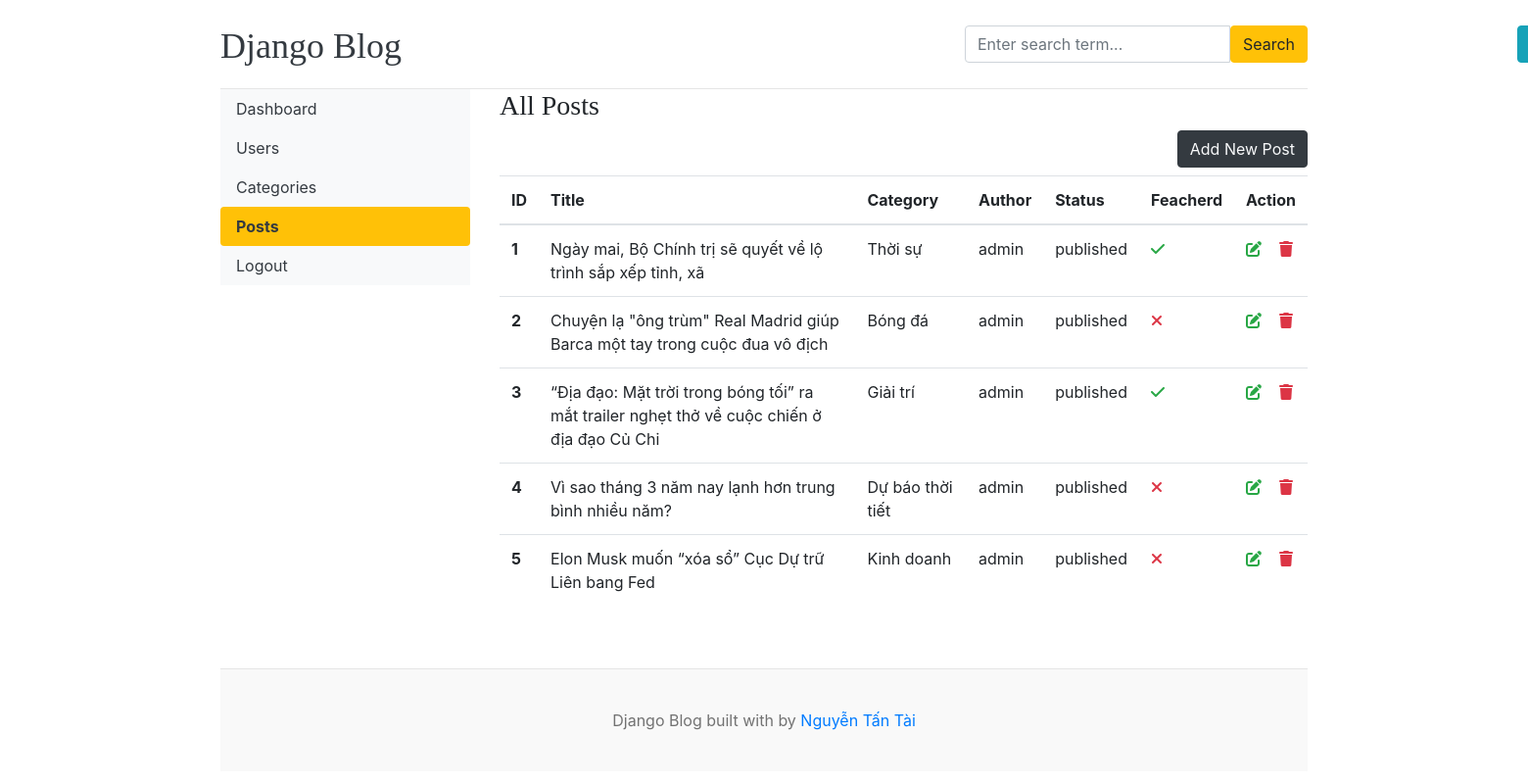
The page /dashboard/posts/ (signed in) on the database its author committed.
### blogs/models.py (models this page shows, shortened)
class Blogs(models.Model):
    title = models.CharField(max_length=100, unique=True)
    slug = models.SlugField(unique=True, blank=True)
    category = models.ForeignKey(Category, on_delete=models.CASCADE)
    author = models.ForeignKey(User, on_delete=models.CASCADE)
    blog_image = models.ImageField(upload_to="uploads/%y/%m/%d")
    short_description = models.TextField(max_length=2000)
    blog_body = models.TextField(max_length=3000)
    status = models.CharField(max_length=100, choices=STATUS_CHOICES, default="draft")
    is_feacherd = models.BooleanField(default=False)
    created_at = models.DateTimeField(auto_now_add=True)
    updated_at = models.DateTimeField(auto_now=True)
    class Meta:
        verbose_name_plural = "blogs"

class Category(models.Model):
    category_name = models.CharField(max_length=50, unique=True)
    created_at = models.DateTimeField(auto_now_add=True)
    updated_at = models.DateTimeField(auto_now=True)
    class Meta:
        verbose_name_plural = "Categories"
    def __str__(self):
        return self.category_name

### dashboard/views.py (the view)
# urls.py: path('posts/', views.posts, name="posts"),
def posts(request):
    posts = Blogs.objects.all()
    context = {
        'posts': posts
    }
    return render(request, "dashboard/posts.html", context)

### blogs/context_processors.py (called while the page is built)
def get_categories(request):
    categories = Category.objects.all()
    return dict(categories=categories)

### templates/dashboard/posts.html (shortened to what this page needs)
{% extends '../base/base.html' %}
{% block content %}
<div class="row">
    {% include './leftsidebar.html' %}
    <div class="col-md-9">
        <h3>All Posts</h3>
        <a href="{% url 'add_posts' %}" class="btn btn-dark text-light float-right mb-2">Add New Post</a>
        <table class="table table-hover">
            <thead>
                <tr>
                    <th>ID</th>
                    <th>Title</th>
                    <th>Category</th>
                    <th>Author</th>
                    <th>Status</th>
                    <th>Feacherd</th>
                    <th>Action</th>
                </tr>
            </thead>
            <tbody>
                {% for post in posts %}
                <tr>
                    <th>{{ forloop.counter }}</th>
                    <td>{{ post.title }}</td>
                    <td>{{ post.category }}</td>
                    <td>{{ post.author }}</td>
                    <td>{{ post.status }}</td>
                    <td>
                        {% if post.is_feacherd %}
                        <i class="fas fa-check text-success"></i>
                        {% else %}
                        <i class="fas fa-times text-danger"></i>
                        {% endif %}
                    </td>
                    <td>
                        <a href="{% url 'edit_posts' post.id %}"><i class="fas fa-edit text-success"></i></a>
                        <a href="{% url 'delete_posts' post.id %}"><i class="fas fa-trash text-danger"></i></a>
                    </td>
                </tr>
                {% endfor %}
            </tbody>
        </table>
    </div>
</div>
{% endblock %}

### static/css/blog.css (style rules this page uses)
h1, h2, h3, h4, h5, h6 { font-family: "Playfair Display", Georgia, "Times New Roman", serif; }

### rows shown on the page
Blogs: title "Ngày mai, Bộ Chính trị sẽ quyết về lộ trình sắp xếp tỉnh, xã", category "Thời sự", author "admin", status "published", is_feacherd True (drawn)
Blogs: title "Chuyện lạ \"ông trùm\" Real Madrid giúp Barca một tay trong cuộc đua vô địch", category "Bóng đá", author "admin", status "published", is_feacherd False (drawn)
Blogs: title "“Địa đạo: Mặt trời trong bóng tối” ra mắt trailer nghẹt thở về cuộc chiến ở địa đạo Củ Chi", category "Giải trí", author "admin", status "published", is_feacherd True (drawn)
Blogs: title "Vì sao tháng 3 năm nay lạnh hơn trung bình nhiều năm?", category "Dự báo thời tiết", author "admin", status "published", is_feacherd False (drawn)
Blogs: title "Elon Musk muốn “xóa sổ” Cục Dự trữ Liên bang Fed", category "Kinh doanh", author "admin", status "published", is_feacherd False (drawn)
